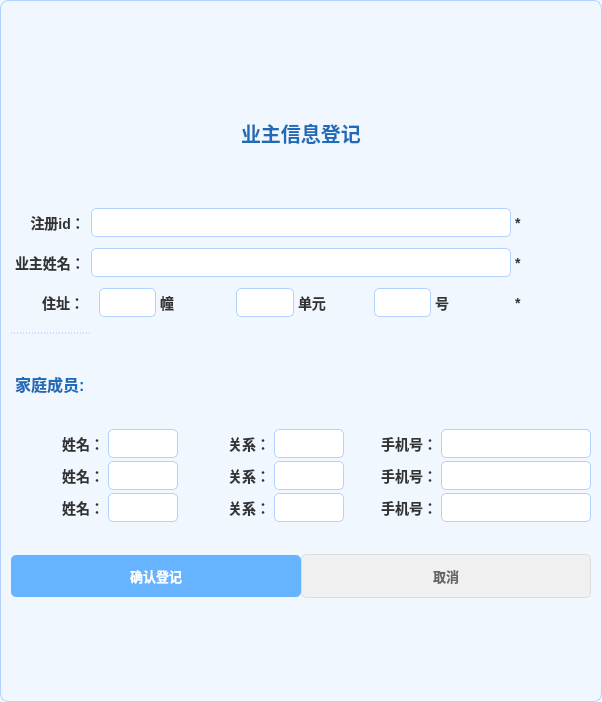
<?xml version="1.0" encoding="UTF-8"?>
<ui version="4.0">
 <class>Add_owner_information</class>
 <widget class="QWidget" name="Add_owner_information">
  <property name="geometry">
   <rect>
    <x>0</x>
    <y>0</y>
    <width>602</width>
    <height>702</height>
   </rect>
  </property>
  <property name="windowTitle">
   <string>Form</string>
  </property>
  <property name="styleSheet">
   <string notr="true">/* 全局样式 - 固定尺寸600×900并极端缩小元素 */
QWidget#Add_owner_information {
    background-color: #f0f7ff;
    border: 1px solid #b3d1ff;
    border-radius: 8px;
    min-width: 600px;  /* 固定宽度 */
    max-width: 600px;
    min-height: 700px; /* 固定高度（减少50%） */
    max-height: 700px;
}

/* 标题样式 - 大幅缩小 */
QLabel#label_8 {
    color: #1e6bb8;
    font-size: 20px; /* 标题字体缩小约50% */
    font-weight: 900;
    padding: 12px 0;
    border-bottom: 1px solid #99c2ff;
    margin: 0 15px 10px;
    text-shadow: 0 1px 1px rgba(0,0,0,0.15);
}

/* 标签样式 - 大幅缩小 */
QLabel {
    color: #333333;
    font-size: 14px; /* 标签字体缩小约56% */
    font-weight: 700;
    padding: 5px 0;
    min-width: 80px; /* 标签宽度缩小约50% */
}

/* 必填项星号 - 大幅缩小 */
QLabel[text=&quot;*&quot;] {
    color: #e74c3c;
    font-weight: 900;
    font-size: 16px;
    margin-left: 5px;
}

/* 输入框样式 - 大幅缩小 */
QLineEdit {
    background-color: #ffffff;
    border: 1px solid #b3d1ff;
    border-radius: 5px;
    padding: 5px 8px; /* 内边距减少约60% */
    font-size: 13px; /* 字体缩小约57% */
    font-weight: 600;
/*    min-height: 25px; /* 输入框高度减少约64% */
 /*   min-width: 140px;  /* 输入框宽度减少约56% */ 
}

QLineEdit:focus {
    border-color: #4da6ff;
    box-shadow: 0 0 0 1px rgba(77, 166, 255, 0.2); /* 光晕同步缩小 */
}

/* 按钮样式 - 大幅缩小 */
QPushButton {
    background-color: #66b3ff;
    color: #ffffff;
    border: none;
    border-radius: 5px;
    padding: 6px 15px; /* 内边距减少约65% */
    font-size: 13px; /* 字体缩小约54% */
    font-weight: 700;
    min-width: 90px; /* 按钮宽度减少约60% */
    min-height: 30px; /* 按钮高度减少约57% */
}

QPushButton:hover {
    background-color: #4da6ff;
    box-shadow: 0 1px 4px rgba(77, 166, 255, 0.3);
}

QPushButton:pressed {
    background-color: #3399ff;
    font-weight: 800;
}

QPushButton#pushButton_2 {
    background-color: #f0f0f0;
    color: #666666;
    border: 1px solid #ddd;
}

/* 布局间距 - 大幅缩小 */
QHBoxLayout, QVBoxLayout {
    spacing: 0px; /* 间距减少约77% */
    margin: 0px =px; /* 边距减少约60% */
}

/* 家庭成员区域分隔 */
QLabel#label_11 {
    margin-top: 10px;
    padding-top: 10px;
    border-top: 1px dashed #99c2ff;
    font-weight: 700;
    color: #1e6bb8;
    font-size: 16px; /* 字体缩小约53% */
}

/* 住址区域特殊调整 */
QLabel#label_9 {
    font-size: 14px;
    font-weight: 700;
    padding-right: 8px;
}</string>
  </property>
  <layout class="QGridLayout" name="gridLayout">
   <item row="0" column="0">
    <layout class="QVBoxLayout" name="verticalLayout_2" stretch="1,8,1">
     <property name="spacing">
      <number>0</number>
     </property>
     <item>
      <layout class="QHBoxLayout" name="horizontalLayout_10">
       <item>
        <spacer name="horizontalSpacer_2">
         <property name="orientation">
          <enum>Qt::Orientation::Horizontal</enum>
         </property>
         <property name="sizeHint" stdset="0">
          <size>
           <width>40</width>
           <height>20</height>
          </size>
         </property>
        </spacer>
       </item>
       <item>
        <widget class="QLabel" name="label_8">
         <property name="maximumSize">
          <size>
           <width>16777215</width>
           <height>130</height>
          </size>
         </property>
         <property name="font">
          <font>
           <pointsize>-1</pointsize>
           <fontweight>Black</fontweight>
          </font>
         </property>
         <property name="text">
          <string>业主信息登记</string>
         </property>
        </widget>
       </item>
       <item>
        <spacer name="horizontalSpacer_3">
         <property name="orientation">
          <enum>Qt::Orientation::Horizontal</enum>
         </property>
         <property name="sizeHint" stdset="0">
          <size>
           <width>40</width>
           <height>20</height>
          </size>
         </property>
        </spacer>
       </item>
      </layout>
     </item>
     <item>
      <layout class="QHBoxLayout" name="horizontalLayout_9">
       <item>
        <layout class="QVBoxLayout" name="verticalLayout" stretch="1,1,1,1,1,1,1">
         <property name="leftMargin">
          <number>0</number>
         </property>
         <property name="rightMargin">
          <number>0</number>
         </property>
         <item>
          <layout class="QHBoxLayout" name="horizontalLayout">
           <property name="spacing">
            <number>0</number>
           </property>
           <item>
            <widget class="QLabel" name="label">
             <property name="minimumSize">
              <size>
               <width>80</width>
               <height>0</height>
              </size>
             </property>
             <property name="maximumSize">
              <size>
               <width>60</width>
               <height>40</height>
              </size>
             </property>
             <property name="text">
              <string>    注册id：</string>
             </property>
             <property name="alignment">
              <set>Qt::AlignmentFlag::AlignLeading|Qt::AlignmentFlag::AlignLeft|Qt::AlignmentFlag::AlignVCenter</set>
             </property>
            </widget>
           </item>
           <item>
            <widget class="QLineEdit" name="lineEdit"/>
           </item>
           <item>
            <widget class="QLabel" name="label_12">
             <property name="maximumSize">
              <size>
               <width>16777215</width>
               <height>40</height>
              </size>
             </property>
             <property name="text">
              <string>*</string>
             </property>
            </widget>
           </item>
          </layout>
         </item>
         <item>
          <layout class="QHBoxLayout" name="horizontalLayout_2">
           <item>
            <widget class="QLabel" name="label_2">
             <property name="minimumSize">
              <size>
               <width>80</width>
               <height>0</height>
              </size>
             </property>
             <property name="maximumSize">
              <size>
               <width>60</width>
               <height>40</height>
              </size>
             </property>
             <property name="text">
              <string>业主姓名：</string>
             </property>
            </widget>
           </item>
           <item>
            <widget class="QLineEdit" name="lineEdit_2"/>
           </item>
           <item>
            <widget class="QLabel" name="label_13">
             <property name="maximumSize">
              <size>
               <width>16777215</width>
               <height>40</height>
              </size>
             </property>
             <property name="text">
              <string>*</string>
             </property>
            </widget>
           </item>
          </layout>
         </item>
         <item>
          <layout class="QHBoxLayout" name="horizontalLayout_3">
           <property name="leftMargin">
            <number>0</number>
           </property>
           <item>
            <widget class="QLabel" name="label_9">
             <property name="maximumSize">
              <size>
               <width>16777215</width>
               <height>40</height>
              </size>
             </property>
             <property name="text">
              <string>       住址：</string>
             </property>
            </widget>
           </item>
           <item>
            <widget class="QLineEdit" name="lineEdit_7">
             <property name="autoFillBackground">
              <bool>false</bool>
             </property>
             <property name="styleSheet">
              <string notr="true"/>
             </property>
            </widget>
           </item>
           <item>
            <widget class="QLabel" name="label_3">
             <property name="maximumSize">
              <size>
               <width>16777215</width>
               <height>40</height>
              </size>
             </property>
             <property name="text">
              <string>幢</string>
             </property>
            </widget>
           </item>
           <item>
            <widget class="QLineEdit" name="lineEdit_8"/>
           </item>
           <item>
            <widget class="QLabel" name="label_7">
             <property name="maximumSize">
              <size>
               <width>16777215</width>
               <height>40</height>
              </size>
             </property>
             <property name="text">
              <string>单元</string>
             </property>
            </widget>
           </item>
           <item>
            <widget class="QLineEdit" name="lineEdit_9"/>
           </item>
           <item>
            <widget class="QLabel" name="label_10">
             <property name="maximumSize">
              <size>
               <width>16777215</width>
               <height>40</height>
              </size>
             </property>
             <property name="text">
              <string>号</string>
             </property>
            </widget>
           </item>
           <item>
            <widget class="QLabel" name="label_14">
             <property name="maximumSize">
              <size>
               <width>16777215</width>
               <height>40</height>
              </size>
             </property>
             <property name="text">
              <string>*</string>
             </property>
            </widget>
           </item>
          </layout>
         </item>
         <item>
          <layout class="QHBoxLayout" name="horizontalLayout_4">
           <property name="rightMargin">
            <number>0</number>
           </property>
           <item>
            <widget class="QLabel" name="label_11">
             <property name="minimumSize">
              <size>
               <width>80</width>
               <height>0</height>
              </size>
             </property>
             <property name="maximumSize">
              <size>
               <width>60</width>
               <height>105</height>
              </size>
             </property>
             <property name="text">
              <string>家庭成员:</string>
             </property>
            </widget>
           </item>
           <item>
            <spacer name="horizontalSpacer_6">
             <property name="orientation">
              <enum>Qt::Orientation::Horizontal</enum>
             </property>
             <property name="sizeHint" stdset="0">
              <size>
               <width>40</width>
               <height>20</height>
              </size>
             </property>
            </spacer>
           </item>
          </layout>
         </item>
         <item>
          <layout class="QHBoxLayout" name="horizontalLayout_5">
           <item>
            <widget class="QLabel" name="label_5">
             <property name="text">
              <string>姓名：</string>
             </property>
             <property name="alignment">
              <set>Qt::AlignmentFlag::AlignRight|Qt::AlignmentFlag::AlignTrailing|Qt::AlignmentFlag::AlignVCenter</set>
             </property>
            </widget>
           </item>
           <item>
            <widget class="QLineEdit" name="lineEdit_3">
             <property name="sizePolicy">
              <sizepolicy hsizetype="Minimum" vsizetype="Fixed">
               <horstretch>0</horstretch>
               <verstretch>0</verstretch>
              </sizepolicy>
             </property>
             <property name="minimumSize">
              <size>
               <width>70</width>
               <height>0</height>
              </size>
             </property>
             <property name="maximumSize">
              <size>
               <width>70</width>
               <height>16777215</height>
              </size>
             </property>
            </widget>
           </item>
           <item>
            <widget class="QLabel" name="label_4">
             <property name="text">
              <string>关系：</string>
             </property>
             <property name="alignment">
              <set>Qt::AlignmentFlag::AlignRight|Qt::AlignmentFlag::AlignTrailing|Qt::AlignmentFlag::AlignVCenter</set>
             </property>
            </widget>
           </item>
           <item>
            <widget class="QLineEdit" name="lineEdit_4">
             <property name="minimumSize">
              <size>
               <width>70</width>
               <height>0</height>
              </size>
             </property>
             <property name="maximumSize">
              <size>
               <width>70</width>
               <height>16777215</height>
              </size>
             </property>
            </widget>
           </item>
           <item>
            <widget class="QLabel" name="label_6">
             <property name="text">
              <string>手机号：</string>
             </property>
             <property name="alignment">
              <set>Qt::AlignmentFlag::AlignRight|Qt::AlignmentFlag::AlignTrailing|Qt::AlignmentFlag::AlignVCenter</set>
             </property>
            </widget>
           </item>
           <item>
            <widget class="QLineEdit" name="lineEdit_5">
             <property name="minimumSize">
              <size>
               <width>150</width>
               <height>0</height>
              </size>
             </property>
             <property name="maximumSize">
              <size>
               <width>150</width>
               <height>16777215</height>
              </size>
             </property>
            </widget>
           </item>
          </layout>
         </item>
         <item>
          <layout class="QHBoxLayout" name="horizontalLayout_6">
           <item>
            <widget class="QLabel" name="label_17">
             <property name="text">
              <string>姓名：</string>
             </property>
             <property name="alignment">
              <set>Qt::AlignmentFlag::AlignRight|Qt::AlignmentFlag::AlignTrailing|Qt::AlignmentFlag::AlignVCenter</set>
             </property>
            </widget>
           </item>
           <item>
            <widget class="QLineEdit" name="lineEdit_6">
             <property name="sizePolicy">
              <sizepolicy hsizetype="Minimum" vsizetype="Fixed">
               <horstretch>0</horstretch>
               <verstretch>0</verstretch>
              </sizepolicy>
             </property>
             <property name="minimumSize">
              <size>
               <width>70</width>
               <height>0</height>
              </size>
             </property>
             <property name="maximumSize">
              <size>
               <width>70</width>
               <height>16777215</height>
              </size>
             </property>
            </widget>
           </item>
           <item>
            <widget class="QLabel" name="label_15">
             <property name="text">
              <string>关系：</string>
             </property>
             <property name="alignment">
              <set>Qt::AlignmentFlag::AlignRight|Qt::AlignmentFlag::AlignTrailing|Qt::AlignmentFlag::AlignVCenter</set>
             </property>
            </widget>
           </item>
           <item>
            <widget class="QLineEdit" name="lineEdit_10">
             <property name="minimumSize">
              <size>
               <width>70</width>
               <height>0</height>
              </size>
             </property>
             <property name="maximumSize">
              <size>
               <width>70</width>
               <height>16777215</height>
              </size>
             </property>
            </widget>
           </item>
           <item>
            <widget class="QLabel" name="label_18">
             <property name="text">
              <string>手机号：</string>
             </property>
             <property name="alignment">
              <set>Qt::AlignmentFlag::AlignRight|Qt::AlignmentFlag::AlignTrailing|Qt::AlignmentFlag::AlignVCenter</set>
             </property>
            </widget>
           </item>
           <item>
            <widget class="QLineEdit" name="lineEdit_11">
             <property name="minimumSize">
              <size>
               <width>150</width>
               <height>0</height>
              </size>
             </property>
             <property name="maximumSize">
              <size>
               <width>150</width>
               <height>16777215</height>
              </size>
             </property>
            </widget>
           </item>
          </layout>
         </item>
         <item>
          <layout class="QHBoxLayout" name="horizontalLayout_7">
           <item>
            <widget class="QLabel" name="label_20">
             <property name="text">
              <string>姓名：</string>
             </property>
             <property name="alignment">
              <set>Qt::AlignmentFlag::AlignRight|Qt::AlignmentFlag::AlignTrailing|Qt::AlignmentFlag::AlignVCenter</set>
             </property>
            </widget>
           </item>
           <item>
            <widget class="QLineEdit" name="lineEdit_12">
             <property name="sizePolicy">
              <sizepolicy hsizetype="Minimum" vsizetype="Fixed">
               <horstretch>0</horstretch>
               <verstretch>0</verstretch>
              </sizepolicy>
             </property>
             <property name="minimumSize">
              <size>
               <width>70</width>
               <height>0</height>
              </size>
             </property>
             <property name="maximumSize">
              <size>
               <width>70</width>
               <height>16777215</height>
              </size>
             </property>
            </widget>
           </item>
           <item>
            <widget class="QLabel" name="label_19">
             <property name="text">
              <string>关系：</string>
             </property>
             <property name="alignment">
              <set>Qt::AlignmentFlag::AlignRight|Qt::AlignmentFlag::AlignTrailing|Qt::AlignmentFlag::AlignVCenter</set>
             </property>
            </widget>
           </item>
           <item>
            <widget class="QLineEdit" name="lineEdit_13">
             <property name="minimumSize">
              <size>
               <width>70</width>
               <height>0</height>
              </size>
             </property>
             <property name="maximumSize">
              <size>
               <width>70</width>
               <height>16777215</height>
              </size>
             </property>
            </widget>
           </item>
           <item>
            <widget class="QLabel" name="label_21">
             <property name="text">
              <string>手机号：</string>
             </property>
             <property name="alignment">
              <set>Qt::AlignmentFlag::AlignRight|Qt::AlignmentFlag::AlignTrailing|Qt::AlignmentFlag::AlignVCenter</set>
             </property>
            </widget>
           </item>
           <item>
            <widget class="QLineEdit" name="lineEdit_14">
             <property name="minimumSize">
              <size>
               <width>150</width>
               <height>0</height>
              </size>
             </property>
             <property name="maximumSize">
              <size>
               <width>150</width>
               <height>16777215</height>
              </size>
             </property>
            </widget>
           </item>
          </layout>
         </item>
        </layout>
       </item>
      </layout>
     </item>
     <item>
      <layout class="QHBoxLayout" name="horizontalLayout_8">
       <property name="topMargin">
        <number>30</number>
       </property>
       <property name="bottomMargin">
        <number>30</number>
       </property>
       <item>
        <widget class="QPushButton" name="pushButton">
         <property name="text">
          <string>确认登记</string>
         </property>
        </widget>
       </item>
       <item>
        <widget class="QPushButton" name="pushButton_2">
         <property name="text">
          <string>取消</string>
         </property>
        </widget>
       </item>
      </layout>
     </item>
    </layout>
   </item>
  </layout>
 </widget>
 <resources/>
 <connections/>
</ui>
